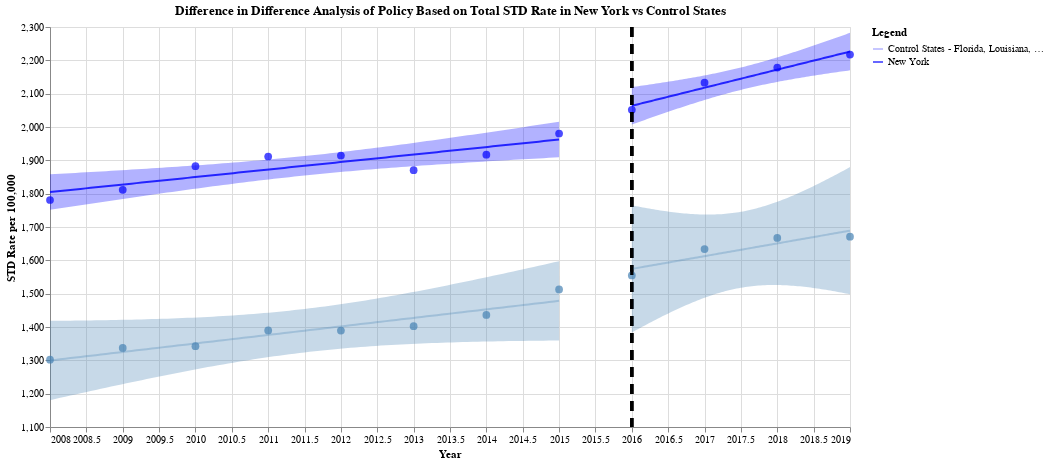

The notebook cell saved with this chart:
### Code cell
overall_pre_ny = plotting_chart(overall_std_ny[0], "Year", "Rate_per_100000",
                        "New York", 2016, "Blue", "STD Rate per 100,000")
overall_post_ny = plotting_chart(
    overall_std_ny[1], "Year", "Rate_per_100000", "New York", 2016, "Blue", "STD Rate per 100,000")
overall_pre_ny_control = plotting_chart(
    overall_std_ny[2], "Year", "Rate_per_100000", "Control States - Florida, Louisiana, Texas, California, Illinois", 2016, "#4682B4", "STD Rate per 100,000")
overall_post_ny_control = plotting_chart(
     overall_std_ny[3], "Year", "Rate_per_100000", "Control States - Florida, Louisiana, Texas, California, Illinois", 2016, " #4682B4", "STD Rate per 100,000")

final_overall_std_ny = overall_pre_ny + overall_post_ny + overall_pre_ny_control + overall_post_ny_control
final_overall_std_ny.properties(
    title="Difference in Difference Analysis of Policy Based on Total STD Rate in New York vs Control States"
)
